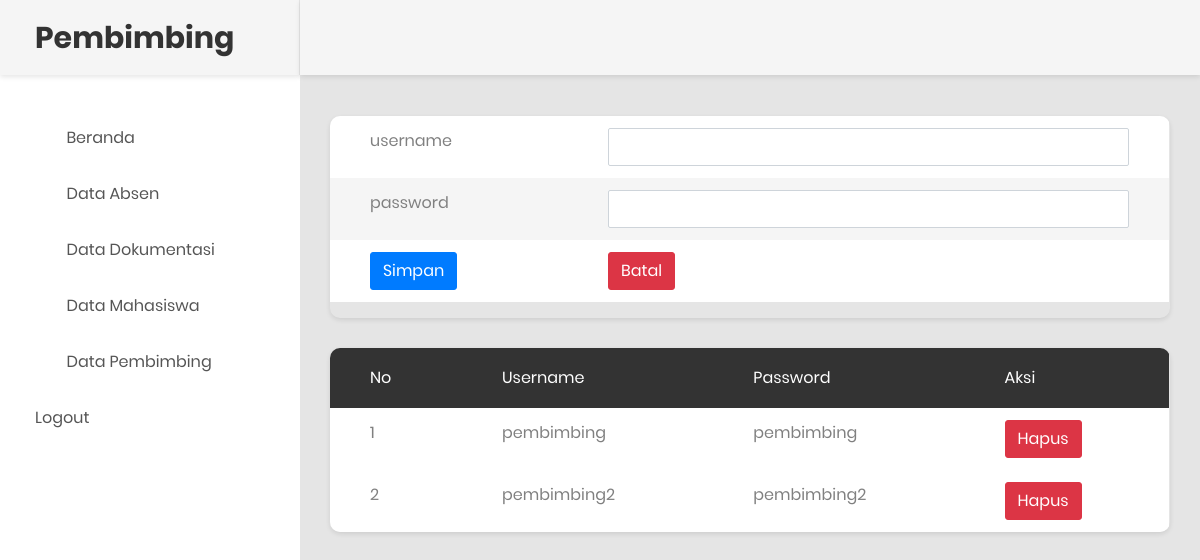
Screenshot of /pembimbing/data_pembimbing.php (signed in) with the database file from the repository.
### tables this page shows
CREATE TABLE `tb_pembimbing` (
  `id` int(11) NOT NULL AUTO_INCREMENT,
  `username` varchar(255) NOT NULL,
  `password` varchar(255) NOT NULL,
  PRIMARY KEY (`id`)
);

### pembimbing/data_pembimbing.php (the view, shortened to what this page needs)
<!DOCTYPE html>
<html lang="en">
<head>
    <link rel="stylesheet" href="https://maxcdn.bootstrapcdn.com/bootstrap/4.5.2/css/bootstrap.min.css">
    <link rel="stylesheet" type="text/css" href="../css/bootstrap.css" media="all">
    <link href="../css/font-face.css" rel="stylesheet" media="all">
    <link href="../vendor/font-awesome-4.7/css/font-awesome.min.css" rel="stylesheet" media="all">
    <link href="../vendor/font-awesome-5/css/fontawesome-all.min.css" rel="stylesheet" media="all">
    <link href="../vendor/mdi-font/css/material-design-iconic-font.min.css" rel="stylesheet" media="all">
    <link href="../vendor/bootstrap-4.1/bootstrap.min.css" rel="stylesheet" media="all">
    <link href="../vendor/animsition/animsition.min.css" rel="stylesheet" media="all">
    <link href="../vendor/bootstrap-progressbar/bootstrap-progressbar-3.3.4.min.css" rel="stylesheet" media="all">
    <link href="../vendor/wow/animate.css" rel="stylesheet" media="all">
    <link href="../vendor/css-hamburgers/hamburgers.min.css" rel="stylesheet" media="all">
    <link href="../vendor/slick/slick.css" rel="stylesheet" media="all">
    <link href="../vendor/select2/select2.min.css" rel="stylesheet" media="all">
    <link href="../vendor/perfect-scrollbar/perfect-scrollbar.css" rel="stylesheet" media="all">
    <link href="../css/theme.css" rel="stylesheet" media="all">
</head>
<body class="animsition">
    <div class="page-wrapper">
        <aside class="menu-sidebar d-none d-lg-block">
            <div class="logo">
                <a href="#">
                    <h2>Pembimbing</h2>
                </a>
            </div>
            <div class="menu-sidebar__content js-scrollbar1">
                <nav class="navbar-sidebar">
                    <ul class="list-unstyled navbar__list">
                        <li class="has-sub">
                            <a class="js-arrow" href="dashboard.php">
                                <i class="fas fa-tachometer-alt"></i>Beranda</a>
                        </li>
                        <li>
                            <a href="data_absen.php">
                                <i class="fas fa-calendar-alt"></i>Data Absen</a>
                        </li>
                        <li>
                            <a href="data_dokumentasi.php">
                                <i class="fas fa-calendar-alt"></i>Data Dokumentasi</a>
                        </li>
                        <li>
                            <a href="data_mahasiswa.php">
                                <i class="fas fa-chart-bar"></i>Data Mahasiswa</a>
                        </li>
                        <li>
                            <a href="data_pembimbing.php">
                                <i class="fas fa-table"></i>Data Pembimbing</a>
                        </li>
                        <li>
                            <a href="logout.php">Logout</a>
                        </li>
                    </ul>
                </nav>
            </div>
        </aside>
        <div class="page-container">
            <header class="header-desktop">
            </header>
            <div class="main-content">
                <div class="section__content section__content--p30">
                    <div class="container-fluid">
                        <div class="row">
                            <div class="table-responsive table--no-card m-b-30">
                                <form action="admin_save.php" method="post">
                                    <div class="form-group">
                                        <table class="table table-borderless table-striped table-earning">
                                            <tbody>
                                                <tr>
                                                    <td>username</td>
                                                    <td>
                                                        <input type="text" class="form-control" name="username" autocomplete="off">
                                                    </td>
                                                </tr>
                                                <tr>
                                                    <td>password</td>
                                                    <td>
                                                        <input type="text" class="form-control" name="password" autocomplete="off">
                                                    </td>
                                                </tr>
                                                <tr>
                                                    <td><button type="submit" name="simpan" class="btn btn-primary">Simpan</button></td>
                                                    <td><input type="reset" name="" value="Batal" class="btn btn-danger"></td>
                                                </tr>
                                            </tbody>
                                        </table>
                                    </div>
                                </form>
                            </div>
                        </div>
                        <div class="row">
                            <div class="table-responsive table--no-card m-b-30">
                                <table class="table table-borderless table-striped table-earning">
                                    <thead>
                                        <tr>
                                            <th>No</th>
                                            <th>username</th>
                                            <th>password</th>
                                            <th>aksi</th>
                                        </tr>
                                    </thead>
                                    <?php
                                    include '../koneksi.php';
                                    $sql = "SELECT * FROM tb_pembimbing";
                                    $query = mysqli_query($koneksi, $sql);
                                    $no = 1;
                                    while ($row = mysqli_fetch_array($query)) {
                                    ?>
                                        <tbody>
                                            <tr>
                                                <td><?php echo $no ?></td>
                                                <td><?php echo $row['username']; ?></td>
                                                <td><?php echo $row['password']; ?></td>
                                                <td> <a href="admin/admin_hapus.php?id=<?php echo $row['id']; ?>"><button class="btn btn-danger" onclick="return confirm('yakin ingin dihapus?');">Hapus</button></a></td>
                                            </tr>
                                        <?php
                                        $no++;
                                    }
                                        ?>
                                        </tbody>
                                </table>
                            </div>
                        </div>
                    </div>
                </div>
            </div>
        </div>
</body>
</html>

### rows the page displays
tb_pembimbing: username "pembimbing", password "pembimbing"
tb_pembimbing: username "pembimbing2", password "pembimbing2"
